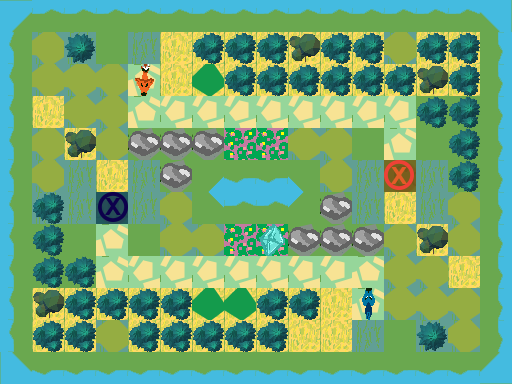

Below is a game level as drawn by its tile map, then a one-line description and the .tmx file that defines it, in full:
An orthogonal 16x12 tile map with 32x32 px tiles, 3 tile layers (Ground, Obstacles, Objects), 1 hidden layer not drawn.

<map version="1.0" orientation="orthogonal" renderorder="right-down" width="16" height="12" tilewidth="32" tileheight="32" nextobjectid="1">
 <tileset firstgid="1" name="TilesetPlaceholder" tilewidth="32" tileheight="32" tilecount="240" columns="10">
  <image source="../../../../Tileset.png" width="320" height="768" />
 </tileset>
 <layer name="Ground" width="16" height="12">
  <data encoding="csv">
3221225493,1610612747,1610612747,1610612747,1610612747,1610612747,1610612747,1610612747,1610612747,1610612747,1610612747,1610612747,1610612747,1610612747,1610612747,1610612757,
3221225483,7,7,1,7,2,2,2,2,2,2,2,7,2,2,11,
3221225483,7,7,7,2684354568,2,2,2,2,2,2,2,2,2,2,11,
3221225483,2,7,7,2684354568,8,8,8,8,8,8,8,8,1,1,11,
3221225483,7,2,7,1,1,1,3,3,7,7,1,2684354568,1,1,11,
3221225483,7,7,2,7,1,31,2684354571,2684354571,2684354591,7,7,7,7,1,11,
3221225483,7,7,7,7,7,1610612767,1610612747,1610612747,3221225503,1,7,2,7,7,11,
3221225483,1,1,2684354568,1,7,7,3,3,1,1,1,7,2,7,11,
3221225483,1,1,2684354568,8,8,8,8,8,8,8,2684354568,7,7,2,11,
3221225483,2,2,2,2,2,2,2,2,2,2,2684354568,7,7,7,11,
3221225483,2,2,7,2,2,2,2,2,2,2,7,1,7,7,11,
2684354581,2684354571,2684354571,2684354571,2684354571,2684354571,2684354571,2684354571,2684354571,2684354571,2684354571,2684354571,2684354571,2684354571,2684354571,21
</data>
 </layer>
 <layer name="Obstacles" width="16" height="12">
  <data encoding="csv">
0,0,0,0,0,0,0,0,0,0,0,0,0,0,0,0,
0,44,53,0,0,0,42,42,42,54,42,42,44,42,42,0,
0,44,44,44,0,0,52,42,42,42,42,42,42,54,42,0,
0,0,44,44,0,0,0,0,0,0,0,0,0,42,42,0,
0,44,54,44,43,43,43,0,0,44,44,0,0,0,42,0,
0,44,0,0,0,43,0,0,0,0,44,0,1,0,42,0,
0,42,0,1,0,44,0,0,0,0,43,0,0,0,44,0,
0,42,0,0,0,44,44,0,0,43,43,43,44,54,44,0,
0,42,42,0,0,0,0,0,0,0,0,0,44,44,0,0,
0,54,42,42,42,42,52,52,42,42,0,0,44,44,44,0,
0,42,42,44,42,42,42,42,42,0,0,0,0,53,44,0,
0,0,0,0,0,0,0,0,0,0,0,0,0,0,0,0
</data>
 </layer>
 <layer name="Objects" width="16" height="12">
  <data encoding="csv">
0,0,0,0,0,0,0,0,0,0,0,0,0,0,0,0,
0,0,0,0,0,0,0,0,0,0,0,0,0,0,0,0,
0,0,0,0,3221225663,0,0,0,0,0,0,0,0,0,0,0,
0,0,0,0,0,0,0,0,0,0,0,0,0,0,0,0,
0,0,0,0,0,0,0,0,0,0,0,0,0,0,0,0,
0,0,0,0,0,0,0,0,0,0,0,0,181,0,0,0,
0,0,0,182,0,0,0,0,0,0,0,0,0,0,0,0,
0,0,0,0,0,0,0,0,184,0,0,0,0,0,0,0,
0,0,0,0,0,0,0,0,0,0,0,0,0,0,0,0,
0,0,0,0,0,0,0,0,0,0,0,192,0,0,0,0,
0,0,0,0,0,0,0,0,0,0,0,0,0,0,0,0,
0,0,0,0,0,0,0,0,0,0,0,0,0,0,0,0
</data>
 </layer>
 <layer name="Solution" width="16" height="12" visible="0">
  <data encoding="csv">
0,0,0,0,0,0,0,0,0,0,0,0,0,0,0,0,
0,0,0,0,0,0,0,0,0,0,0,0,0,0,0,0,
0,0,0,0,0,0,0,0,0,0,0,0,0,0,0,0,
0,221,222,222,222,222,222,222,222,222,222,222,222,223,0,0,
0,0,0,0,0,0,0,0,0,0,0,0,0,0,0,0,
0,0,0,0,0,0,0,0,0,0,0,0,0,0,0,0,
0,0,0,0,0,0,0,0,0,0,0,0,0,0,0,0,
0,0,0,0,0,0,0,0,0,0,0,0,0,0,0,0,
0,0,233,232,232,232,232,232,232,232,232,232,232,232,0,0,
0,0,0,0,0,0,0,0,0,0,0,0,0,0,0,0,
0,0,0,0,0,0,0,0,0,0,0,0,0,0,0,0,
0,0,0,0,0,0,0,0,0,0,0,0,0,0,0,0
</data>
 </layer>
</map>
